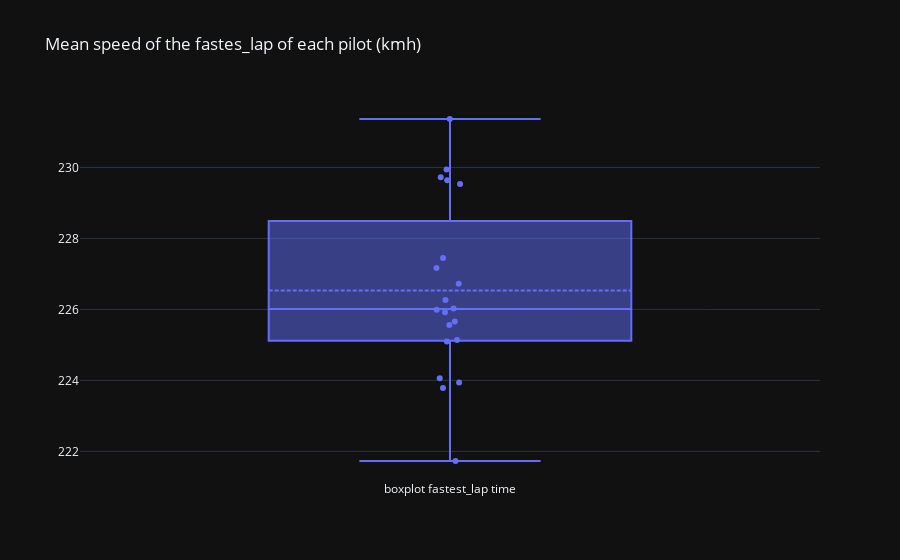

Notebook code cell kept with this figure:
### Code cell
fig = go.Figure(layout=go.Layout(title="Mean speed of the fastes_lap of each pilot (kmh)", template="plotly_dark"))
fig.add_trace(go.Box(y=last_gp["avg_speed"], name="boxplot fastest_lap time", boxpoints="all", jitter=0.1, pointpos=0, boxmean=True, text=last_gp["pilot"]))

### Figure 1 — Plotly figure (JSON) as saved in the notebook; plotly's stock layout.template omitted (floating-point values rounded to 4 significant figures)
{"data": [{"boxmean": true, "boxpoints": "all", "jitter": 0.1, "name": "boxplot fastest_lap time", "pointpos": 0, "text": ["dev", "ric", "ver", "pia", "nor", "rus", "lec", "alo", "oco", "bot", "zho", "per", "str", "gas", "alb", "mag", "tsu", "hul", "law", "sar", "ham", "sai"], "type": "box", "y": [229.6, 227.2, 231.4, 229.7, 229.9, 227.4, 229.5, 226.7, 225.7, 225.1, 226.0, 226.3, 225.9, 226.0, 225.1, 224.1, 223.8, 225.6, 223.9, 221.7, null, null]}], "layout": {"title": {"text": "Mean speed of the fastes_lap of each pilot (kmh)"}}}
